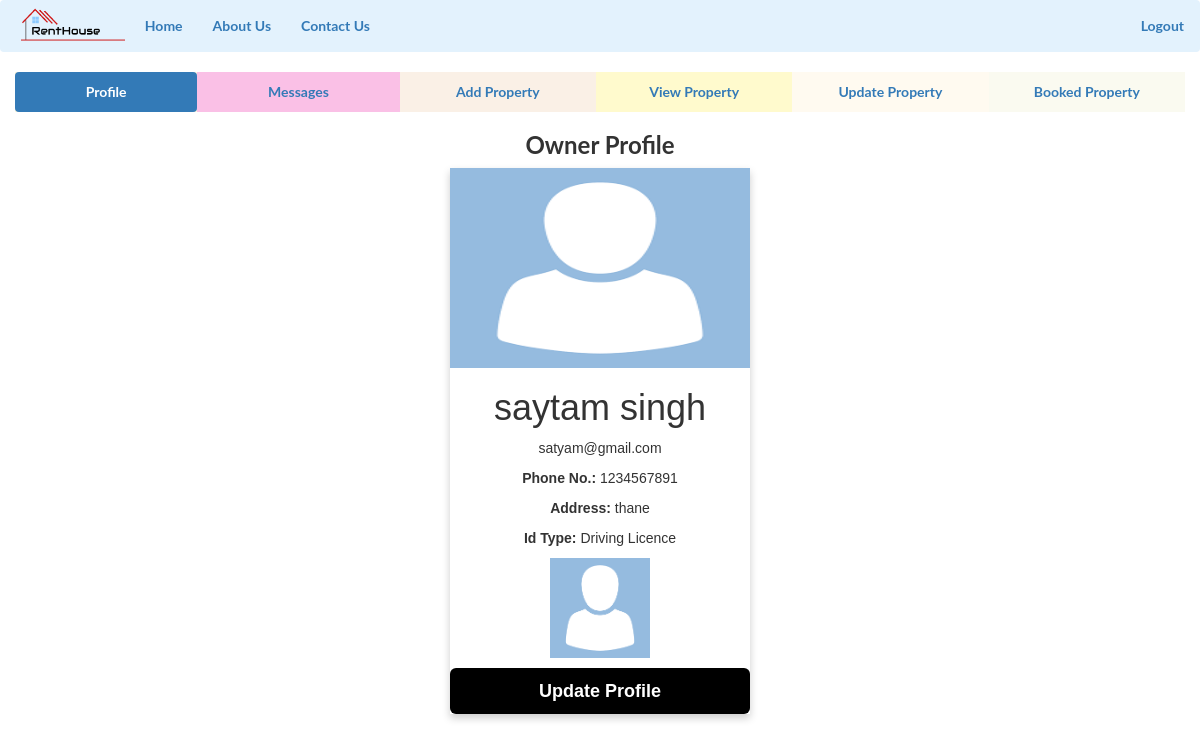
/owner/owner-index.php (signed in), run on the app's committed database.
### tables this page shows
CREATE TABLE `owner` (
  `owner_id` int(10) NOT NULL,
  `full_name` varchar(100) NOT NULL,
  `email` varchar(100) NOT NULL,
  `password` varchar(100) NOT NULL,
  `phone_no` bigint(10) NOT NULL,
  `address` varchar(200) NOT NULL,
  `id_type` varchar(100) NOT NULL,
  `id_photo` varchar(1000) NOT NULL
);

### owner/owner-index.php (the view, shortened to what this page needs)
<?php
include("navbar.php");
 ?>
<head>
<link rel="stylesheet" type="text/css" href="style.css">
</head>
<body>
 <div class="container-fluid">
  <ul class="nav nav-pills nav-justified">
    <li class="active" style="background-color: #FFF8DC"><a data-toggle="pill" href="#home"><b>Profile</b></a></li>
    <li style="background-color: #FAC0E6"><a data-toggle="pill" href="#menu4"><b>Messages</b></a></li>
    <li style="background-color: #FAF0E6"><a data-toggle="pill" href="#menu1"><b>Add Property</b></a></li>
    <li style="background-color: #FFFACD"><a data-toggle="pill" href="#menu2"><b>View Property</b></a></li>
    <li style="background-color: #FFFAF0"><a data-toggle="pill" href="#menu3"><b>Update Property</b></a></li>
    <li style="background-color: #FAFAF0"><a data-toggle="pill" href="#menu6"><b>Booked Property</b></a></li>
  </ul>
  <div class="tab-content">
    <div id="home" class="tab-pane fade in active">
      <center><h3><b>Owner Profile</b></h3></center>
      <div class="container">
      <?php
        include("../config/config.php");
        $u_email= $_SESSION["email"];
        $sql="SELECT * from owner where email='$u_email'";
        $result=mysqli_query($db,$sql);
        if(mysqli_num_rows($result)>0)
      {
          while($rows=mysqli_fetch_assoc($result)){
       ?>
        <div class="card">
  <img src="../images/avatar.png" alt="John" style="height:200px; width: 100%">
  <h1><?php echo $rows['full_name']; ?></h1>
  <p class="title"><?php echo $rows['email']; ?></p>
  <p><b>Phone No.: </b><?php echo $rows['phone_no']; ?></p>
  <p><b>Address: </b><?php echo $rows['address']; ?></p>
  <p><b>Id Type: </b><?php echo $rows['id_type']; ?></p>
  <p><img src="../<?php echo $rows['id_photo']; ?>" height="100px"></p>
  <p><button type="button" class="btn btn-lg" data-toggle="modal" data-target="#myModal"><b>Update Profile</b></button></p>
</div>
    </div>
    </div>
            <?php
      $owner_id=$rows['owner_id'];
      $sql1="SELECT * FROM chat where owner_id='$owner_id' ";
    $query1 = mysqli_query($db,$sql1);
  if(mysqli_num_rows($query1)>0)
  {
    while($row= mysqli_fetch_assoc($query1)){
      $tenant_id=$row['tenant_id'];
      $sql2="SELECT * FROM tenant where tenant_id='$tenant_id' ";
    $query2 = mysqli_query($db,$sql2);
  if(mysqli_num_rows($query2)>0)
  {
    while ($rows= mysqli_fetch_assoc($query2)){
?>
<link rel="stylesheet" type="text/css" href="message-style.css">
<?php
    }
  }}}}}?>
  </div>
</div>
</body>

### owner/navbar.php (shortened to what this page needs)
<!DOCTYPE html>
<html lang="en">
<head>
  <link rel="stylesheet" href="https://maxcdn.bootstrapcdn.com/bootstrap/3.4.1/css/bootstrap.min.css">
<nav class="navbar navbar-expand-sm navbar-light justify-content-between" style="background-color: #e3f2fd;">
  <div class="container-fluid">
  <a class="navbar-header" href="index.php">
    <img src="../images/logo.png" alt="logo" style="height:50px;">
  </a>
  <ul class="nav navbar-nav">
    <li class="nav-item">
      <a class="nav-link" href="owner-index.php"><b>Home</b></a>
    </li>
    <li class="nav-item">
      <a class="nav-link" href="about_us.html"><b>About Us</b></a>
    </li>
    <li class="nav-item">
      <a class="nav-link" href="contact_us.html"><b>Contact Us</b></a>
    </li>
  </ul>
  <ul class="nav navbar-nav navbar-right">
    <?php
if(isset($_SESSION["email"]) && !empty($_SESSION['email'])){
  echo '<li><a href="../logout.php"><b>Logout</b></a></li>';
}
else {?>
      <li><a href="../how-to-register.php"><span class="glyphicon glyphicon-user"></span><b> Register</b></a></li>
      <li><a href="../how-to-login.php"><span class="glyphicon glyphicon-log-in"></span><b> Login</b></a></li>
    <?php } ?>
    </ul>
  </div>
</nav>
</body>
</html>

### owner/style.css (style rules this page uses)
.card { box-shadow: 0 4px 8px 0 rgba(0, 0, 0, 0.2); max-width: 300px; margin: auto; text-align: center; font-family: arial; }
button { border: none; outline: 0; display: inline-block; padding: 8px; color: white; background-color: #000; text-align: center; cursor: pointer; width: 100%; font-size: 18px; }

### owner/message-style.css (style rules this page uses)
body { font-family: "Lato", sans-serif; }

### data on the page
owner: full_name "saytam singh", email "satyam@gmail.com", phone_no "1234567891", address "thane", id_type "Driving Licence", id_photo (placeholder picture)
